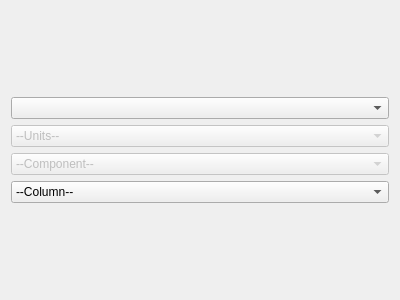
<?xml version="1.0" encoding="UTF-8"?>
<ui version="4.0">
 <class>popFileEntryColWidget</class>
 <widget class="QWidget" name="popFileEntryColWidget">
  <property name="geometry">
   <rect>
    <x>0</x>
    <y>0</y>
    <width>400</width>
    <height>300</height>
   </rect>
  </property>
  <property name="windowTitle">
   <string>Form</string>
  </property>
  <layout class="QVBoxLayout" name="verticalLayout_2">
   <item>
    <layout class="QVBoxLayout" name="verticalLayout">
     <item>
      <widget class="QComboBox" name="type_comboBox">
       <property name="enabled">
        <bool>true</bool>
       </property>
      </widget>
     </item>
     <item>
      <widget class="QComboBox" name="units_comboBox">
       <property name="enabled">
        <bool>false</bool>
       </property>
       <item>
        <property name="text">
         <string>--Units--</string>
        </property>
       </item>
      </widget>
     </item>
     <item>
      <widget class="QComboBox" name="comp_comboBox">
       <property name="enabled">
        <bool>false</bool>
       </property>
       <item>
        <property name="text">
         <string>--Component--</string>
        </property>
       </item>
      </widget>
     </item>
     <item>
      <widget class="QComboBox" name="col_comboBox">
       <property name="enabled">
        <bool>true</bool>
       </property>
       <item>
        <property name="text">
         <string>--Column--</string>
        </property>
       </item>
      </widget>
     </item>
    </layout>
   </item>
  </layout>
 </widget>
 <resources/>
 <connections/>
</ui>
